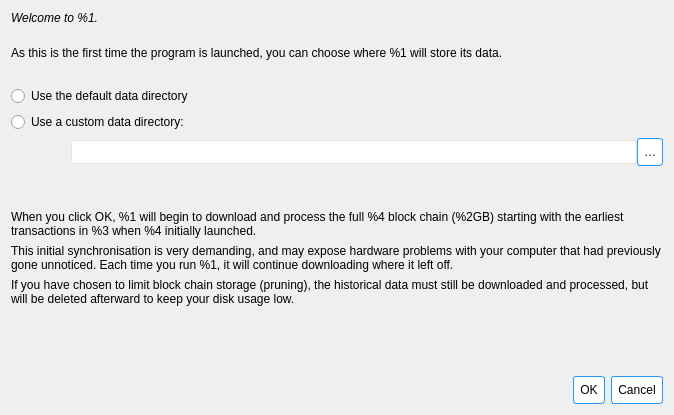
<?xml version="1.0" encoding="UTF-8"?>
<ui version="4.0">
 <class>Intro</class>
 <widget class="QDialog" name="Intro">
  <property name="geometry">
   <rect>
    <x>0</x>
    <y>0</y>
    <width>674</width>
    <height>415</height>
   </rect>
  </property>
  <property name="windowTitle">
   <string>Welcome</string>
  </property>
  <property name="styleSheet">
   <string notr="true">QTabWidget::tab-bar {
    background-color: #F8F8F8;
}

QTabWidget::pane { /* The tab widget frame */
    border: 0px;
    background-color: #FFFFFF;
}


/* Style the tab using the tab sub-control. Note that
    it reads QTabBar _not_ QTabWidget */
QTabBar::tab {
    border: 0px;
   padding : 11px;
}

QTabBar::tab:selected {
   border-style: solid;
    background-color: #FFFFFF;
    border-top-color: #2798FF;
   border-top-width: 2px;
}

QPushButton {
background: #FFFFFF;
border-radius: 3px;
border: 1px solid #2798FF;
border-radius: 3px;
padding: 6px;
}

QLineEdit , QPlainTextEdit  {
background: #FFFFFF;
border: 1px solid #E4E4E4;
border-radius: 3px;
padding: 3px;
}

QPushButton[flat=false] {
border: 1px solid #BAC1C4;

background: #BAC1C4;
}

QPushButton:pressed {
color : blue;
background : red;

}

#signMessageButton_SM:!pressed, #verifyMessageButton_VM:!pressed
{
background: #2798FF;
}

QPushButton:pressed {
background : #F8F8F8;
}</string>
  </property>
  <layout class="QVBoxLayout" name="verticalLayout">
   <item>
    <widget class="QLabel" name="welcomeLabel">
     <property name="styleSheet">
      <string notr="true">QLabel { font-style:italic; }</string>
     </property>
     <property name="text">
      <string>Welcome to %1.</string>
     </property>
     <property name="wordWrap">
      <bool>true</bool>
     </property>
    </widget>
   </item>
   <item>
    <spacer name="verticalSpacer_4">
     <property name="orientation">
      <enum>Qt::Vertical</enum>
     </property>
     <property name="sizeType">
      <enum>QSizePolicy::Minimum</enum>
     </property>
     <property name="sizeHint" stdset="0">
      <size>
       <width>20</width>
       <height>15</height>
      </size>
     </property>
    </spacer>
   </item>
   <item>
    <widget class="QLabel" name="storageLabel">
     <property name="text">
      <string>As this is the first time the program is launched, you can choose where %1 will store its data.</string>
     </property>
     <property name="wordWrap">
      <bool>true</bool>
     </property>
    </widget>
   </item>
   <item>
    <widget class="QLabel" name="sizeWarningLabel">
     <property name="wordWrap">
      <bool>true</bool>
     </property>
    </widget>
   </item>
   <item>
    <widget class="QRadioButton" name="dataDirDefault">
     <property name="text">
      <string>Use the default data directory</string>
     </property>
    </widget>
   </item>
   <item>
    <widget class="QRadioButton" name="dataDirCustom">
     <property name="text">
      <string>Use a custom data directory:</string>
     </property>
    </widget>
   </item>
   <item>
    <layout class="QHBoxLayout" name="horizontalLayout">
     <property name="spacing">
      <number>0</number>
     </property>
     <property name="sizeConstraint">
      <enum>QLayout::SetDefaultConstraint</enum>
     </property>
     <item>
      <spacer name="horizontalSpacer">
       <property name="orientation">
        <enum>Qt::Horizontal</enum>
       </property>
       <property name="sizeType">
        <enum>QSizePolicy::Fixed</enum>
       </property>
       <property name="sizeHint" stdset="0">
        <size>
         <width>60</width>
         <height>20</height>
        </size>
       </property>
      </spacer>
     </item>
     <item>
      <layout class="QVBoxLayout" name="verticalLayout_2">
       <property name="sizeConstraint">
        <enum>QLayout::SetDefaultConstraint</enum>
       </property>
       <item>
        <layout class="QHBoxLayout" name="horizontalLayout_2">
         <item>
          <widget class="QLineEdit" name="dataDirectory"/>
         </item>
         <item>
          <widget class="QPushButton" name="ellipsisButton">
           <property name="sizePolicy">
            <sizepolicy hsizetype="Minimum" vsizetype="Fixed">
             <horstretch>0</horstretch>
             <verstretch>0</verstretch>
            </sizepolicy>
           </property>
           <property name="maximumSize">
            <size>
             <width>30</width>
             <height>16777215</height>
            </size>
           </property>
           <property name="text">
            <string notr="true">…</string>
           </property>
           <property name="autoDefault">
            <bool>false</bool>
           </property>
          </widget>
         </item>
        </layout>
       </item>
       <item>
        <spacer name="verticalSpacer_3">
         <property name="orientation">
          <enum>Qt::Vertical</enum>
         </property>
         <property name="sizeType">
          <enum>QSizePolicy::Fixed</enum>
         </property>
         <property name="sizeHint" stdset="0">
          <size>
           <width>20</width>
           <height>5</height>
          </size>
         </property>
        </spacer>
       </item>
       <item>
        <widget class="QLabel" name="freeSpace">
         <property name="sizePolicy">
          <sizepolicy hsizetype="Preferred" vsizetype="Expanding">
           <horstretch>1</horstretch>
           <verstretch>0</verstretch>
          </sizepolicy>
         </property>
         <property name="text">
          <string/>
         </property>
         <property name="wordWrap">
          <bool>true</bool>
         </property>
        </widget>
       </item>
       <item>
        <spacer name="verticalSpacer_2">
         <property name="orientation">
          <enum>Qt::Vertical</enum>
         </property>
         <property name="sizeType">
          <enum>QSizePolicy::Fixed</enum>
         </property>
         <property name="sizeHint" stdset="0">
          <size>
           <width>20</width>
           <height>5</height>
          </size>
         </property>
        </spacer>
       </item>
       <item>
        <widget class="QLabel" name="errorMessage">
         <property name="sizePolicy">
          <sizepolicy hsizetype="Preferred" vsizetype="Expanding">
           <horstretch>0</horstretch>
           <verstretch>0</verstretch>
          </sizepolicy>
         </property>
         <property name="textFormat">
          <enum>Qt::RichText</enum>
         </property>
         <property name="wordWrap">
          <bool>true</bool>
         </property>
        </widget>
       </item>
      </layout>
     </item>
    </layout>
   </item>
   <item>
    <widget class="QLabel" name="lblExplanation1">
     <property name="text">
      <string>When you click OK, %1 will begin to download and process the full %4 block chain (%2GB) starting with the earliest transactions in %3 when %4 initially launched.</string>
     </property>
     <property name="wordWrap">
      <bool>true</bool>
     </property>
    </widget>
   </item>
   <item>
    <widget class="QLabel" name="lblExplanation2">
     <property name="text">
      <string>This initial synchronisation is very demanding, and may expose hardware problems with your computer that had previously gone unnoticed. Each time you run %1, it will continue downloading where it left off.</string>
     </property>
     <property name="wordWrap">
      <bool>true</bool>
     </property>
    </widget>
   </item>
   <item>
    <widget class="QLabel" name="lblExplanation3">
     <property name="text">
      <string>If you have chosen to limit block chain storage (pruning), the historical data must still be downloaded and processed, but will be deleted afterward to keep your disk usage low.</string>
     </property>
     <property name="wordWrap">
      <bool>true</bool>
     </property>
    </widget>
   </item>
   <item>
    <spacer name="verticalSpacer">
     <property name="orientation">
      <enum>Qt::Vertical</enum>
     </property>
     <property name="sizeHint" stdset="0">
      <size>
       <width>20</width>
       <height>40</height>
      </size>
     </property>
    </spacer>
   </item>
   <item>
    <widget class="QDialogButtonBox" name="buttonBox">
     <property name="orientation">
      <enum>Qt::Horizontal</enum>
     </property>
     <property name="standardButtons">
      <set>QDialogButtonBox::Cancel|QDialogButtonBox::Ok</set>
     </property>
    </widget>
   </item>
  </layout>
 </widget>
 <resources/>
 <connections>
  <connection>
   <sender>buttonBox</sender>
   <signal>accepted()</signal>
   <receiver>Intro</receiver>
   <slot>accept()</slot>
   <hints>
    <hint type="sourcelabel">
     <x>20</x>
     <y>20</y>
    </hint>
    <hint type="destinationlabel">
     <x>20</x>
     <y>20</y>
    </hint>
   </hints>
  </connection>
  <connection>
   <sender>buttonBox</sender>
   <signal>rejected()</signal>
   <receiver>Intro</receiver>
   <slot>reject()</slot>
   <hints>
    <hint type="sourcelabel">
     <x>20</x>
     <y>20</y>
    </hint>
    <hint type="destinationlabel">
     <x>20</x>
     <y>20</y>
    </hint>
   </hints>
  </connection>
 </connections>
</ui>
